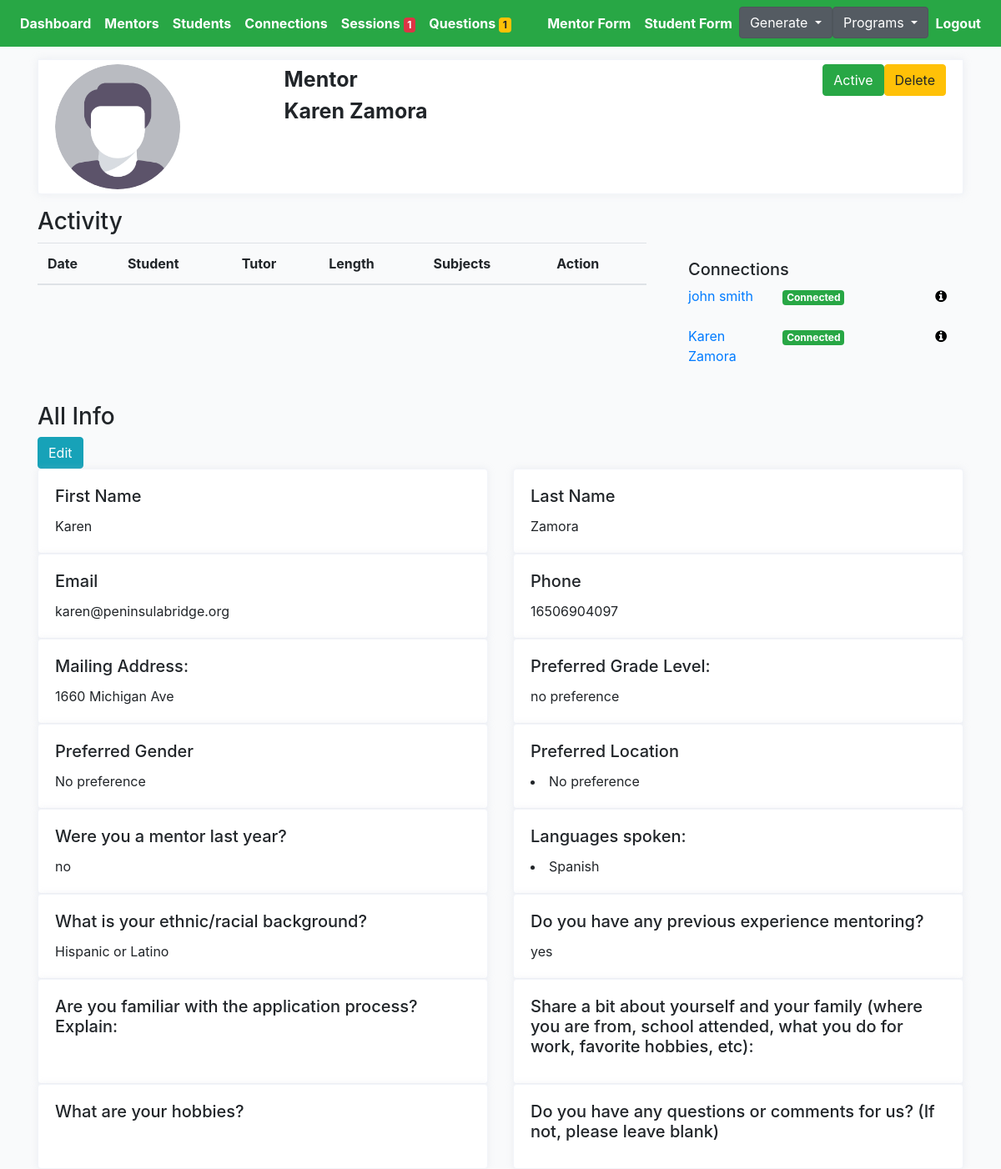
The page /choice/karen-zamora/mentor-profile-detail (signed in) on the database its author committed.
### cprofiles/models.py (models this page shows, shortened)
class Mentor(models.Model):
    avatar = models.ImageField(default='avatar.png', upload_to='avatars/')
    first_name = models.CharField(max_length=200, blank=True)
    last_name = models.CharField(max_length=200, blank=True)
    email = models.EmailField(max_length=200, blank=True)
    phone = models.CharField(max_length=200, blank=True)
    address = models.CharField(max_length=200, blank=True)
    prefer_grade = models.CharField(max_length=200, choices=MENTOR_GRADE_CHOICES)
    prefer_gender = models.CharField(max_length=200, choices=GENDER_CHOICES)
    prefer_location = models.ManyToManyField(Preferlocation, blank=True, related_name='prefer_location')
    mentor_last_year = models.CharField(null=True, blank=True, max_length=200, choices=YES_NO)
    language = models.ManyToManyField(Mentorlanguage, blank=True, related_name='mentor_language')
    experience = models.CharField(null=True, blank=True, max_length=200, choices=YES_NO)
    familiar = models.TextField(null=True, blank=True, max_length=1000)
    share = models.TextField(null=True, blank=True, max_length=1000)
    hobby = models.TextField(null=True, blank=True, max_length=1000)
    question = models.TextField(null=True, blank=True, max_length=1000)
    friends = models.ManyToManyField(Student, blank=True, related_name='mentors')
    updated = models.DateTimeField(auto_now=True)
    created = models.DateTimeField(auto_now_add=True)
    slug = models.SlugField(unique=True, blank=True)
    flag = models.BooleanField(default=False)
    ethnic = models.CharField(null=True, blank=True, max_length=200, choices=ETHNIC_CHOICES)
    status = models.CharField(null=True, blank=True, max_length=200, choices=PROFILE_STATUS, default='active')
    def get_languages(self):
        return self.language.all()
    def get_locations(self):
        return self.prefer_location.all()
    def get_mentor_connections(self):
        return self.mentor.filter()
    __initial_first_name = None
    __initial_last_name = None
    def __init__(self, *args, **kwargs):
        super().__init__(*args, **kwargs)
        self.__initial_first_name = self.first_name
        self.__initial_last_name = self.last_name

class Connection(models.Model):
    student = models.ForeignKey(Student, on_delete=models.CASCADE, related_name='student')
    mentor = models.ForeignKey(Mentor, on_delete=models.CASCADE, related_name='mentor')
    status = models.CharField(max_length=200, choices=STATUS_CHOICES)
    updated = models.DateTimeField(auto_now=True)
    created = models.DateTimeField(auto_now_add=True)
    flag = models.BooleanField(default=False)
    progress = models.CharField(max_length=200, blank=True, null=True, choices=PROGRESS_CHOICES)
    note = models.TextField(null=True, blank=True, max_length=1000)
    def get_absolute_url(self):
        return reverse("cprofiles:connection-profile-detail", kwargs={"pk": self.pk})

class Student(models.Model):
    avatar = models.ImageField(default='avatar.png', upload_to='avatars/')
    first_name = models.CharField(max_length=200, blank=True)
    last_name = models.CharField(max_length=200, blank=True)
    email = models.EmailField(max_length=200, blank=True)
    gender = models.CharField(max_length=200, choices=GENDER_CHOICES)
    grade = models.CharField(max_length=200, choices=GRADE_CHOICES)
    school = models.CharField(max_length=200, blank=True)
    language_preference = models.CharField(null=True, blank=True, max_length=200, choices=STUDENT_PREFER_LANGUAGE_CHOICES)
    parent1_first_name = models.CharField(max_length=200, blank=True)
    parent1_last_name = models.CharField(max_length=200, blank=True)
    parent1_phone = models.CharField(max_length=200, blank=True)
    parent1_email = models.EmailField(max_length=200, blank=True)
    academic_advisor = models.CharField(max_length=200, blank=True)
    academic_advisor_email = models.EmailField(max_length=200, blank=True)
    activity = models.TextField(null=True, blank=True, max_length=1000)
    ind_scl = models.TextField(null=True, blank=True, max_length=1000)
    dont_know = models.TextField(null=True, blank=True, max_length=1000)
    proud = models.TextField(null=True, blank=True, max_length=1000)
    learn = models.TextField(null=True, blank=True, max_length=1000)
    happy = models.TextField(null=True, blank=True, max_length=1000)
    hobby = models.TextField(null=True, blank=True, max_length=1000)
    int_ind_school = models.TextField(null=True, blank=True, max_length=1000)
    look_ind_school = models.TextField(null=True, blank=True, max_length=1000)
    strength = models.TextField(null=True, blank=True, max_length=1000)
    obstacle = models.TextField(null=True, blank=True, max_length=1000)
    child_strength = models.ManyToManyField(Childstrength, blank=True, related_name='child_strength')
    social_strength = models.ManyToManyField(Socialstrength, blank=True, related_name='social_strength')
    interview_language = models.CharField(null=True, blank=True, max_length=200, choices=LANGUAGE_CHOICES)
    question = models.TextField(null=True, blank=True, max_length=1000)
    updated = models.DateTimeField(auto_now=True)
    created = models.DateTimeField(auto_now_add=True)
    slug = models.SlugField(unique=True, blank=True)
    flag = models.BooleanField(default=False)
    note = models.TextField(null=True, blank=True, max_length=1000)
    question1 = models.CharField(null=True, blank=True, max_length=200, choices=QUESTION_CHOICES)
    answer1 = models.TextField(null=True, blank=True, max_length=1000)
    question2 = models.CharField(null=True, blank=True, max_length=200, choices=QUESTION_CHOICES)
    answer2 = models.TextField(null=True, blank=True, max_length=1000)
    status = models.CharField(null=True, blank=True, max_length=200, choices=PROFILE_STATUS, default='active')
    def get_absolute_url(self):
        return reverse("cprofiles:student-profiles-detail", kwargs={"slug": self.slug})
    __initial_first_name = None
    __initial_last_name = None
    def __init__(self, *args, **kwargs):
        super().__init__(*args, **kwargs)
        self.__initial_first_name = self.first_name
        self.__initial_last_name = self.last_name

class Preferlocation(models.Model):
    name = models.CharField(max_length=200, blank=True)
    def __str__(self):
        return self.name

class Mentorlanguage(models.Model):
    name = models.CharField(max_length=200, blank=True)
    def __str__(self):
        return self.name

### cprofiles/views.py (the view)
# urls.py: path('<slug>/mentor-profile-detail', MentorDetailView.as_view(), name='mentor-profiles-detail'),
@method_decorator(login_required, name='dispatch')
@method_decorator(allowed_users(allowed_roles=['choice', 'admin']), name='dispatch')
class MentorDetailView(DetailView):
    model = Mentor
    template_name = 'choice/mentor-detail.html'
    def get_object(self):
        slug = self.kwargs.get('slug')
        mentor = Mentor.objects.get(slug=slug)
        return mentor
    def get_context_data(self, **kwargs):
        context = super().get_context_data(**kwargs)
        slug = self.kwargs.get('slug')
        mentor = Mentor.objects.get(slug=slug)
        sessions = Session.objects.filter(submit_status=True).filter(connection__mentor=mentor)
        sessions_ = []
        for item in sessions:
            sessions_.append(item)
        context["sessions"] = sessions_
        return context

### templates/choice/mentor-detail.html (shortened to what this page needs)
{% extends 'cbase.html' %}
{% load static %}
{% block stylesheet %}{% static '/css/profile.css' %}{% endblock %}
{% block content %}
<div class="profile-page tx-13">
    <div class="row">
        <div class="col-12 grid-margin">
            <div class="profile-header">
                <div class="header-links">
                    <div class="container header">
                        <div class="row">
                            <div class="col-3 name-btn">
                                <img class="profile-pic" src="{{mentor.avatar.url}}" alt="profile">
                            </div>
                            <div class="col-3">
                                <div style="font-size:25px; font-weight:bold" class="profile-name">
                                    Mentor</div>
                                <div style="font-size:25px; font-weight:bold" class="profile-name">
                                    {{mentor.first_name}}
                                    {{mentor.last_name}}</div>
                            </div>
                           <div class="col-3">
                            </div>
                            <div class="col-3">
                                <a href="{% url 'cprofiles:mentor-profile-delete' mentor.id %}"><button type="submit" class="btn btn-warning pull-right">Delete</button></a>
                                <form action="{% url 'cprofiles:change-status-mentor' %}" method="POST" class='status-form' id='{{mentor.id}}'>
                                        <div class='status-button'>
                                        {% if mentor.status == 'active' %}
                                        <button type="submit" class="btn btn-success pull-right">Active</button>
                                        {% else %}
                                        <button type="submit" class="btn btn-danger pull-right">Deactivated</button>
                                        {% endif %}
                                        </div>
                                </form>
                            </div>
                        </div>
                    </div>
                </div>
            </div>
        </div>
    </div>
</div>
<h3>Activity</h3>
<div class="row">
    <div class="col-8 table-responsive-lg">
        <table class="table">
            <thead>
                <tr>
                    <th scope="col">Date</th>
                    <th scope="col">Student</th>
                    <th scope="col">Tutor</th>
                    <th scope="col">Length</th>
                    <th scope="col">Subjects</th>
                    <th scope="col">Action</th>
                </tr>
            </thead>
        </table>
    </div>
    <div class="col-4">
        <div class="card-body">
            <h5>Connections</h5>
            {% for connection in mentor.get_mentor_connections %}
            <div class="row">
                <div class="col"><a href="{{connection.student.get_absolute_url}}">{{connection.student.first_name}}
                        {{connection.student.last_name}}</a></div>
                {% if connection.status == 'connected' %}
                <div class="col"><span class="badge badge-success">Connected</div>
                {% elif connection.status == 'disconnected' %}
                <div class="col"><span class="badge badge-danger">Disconnected</div>
                {% elif connection.status == 'inactive' %}
                <div class="col"><span class="badge badge-warning">Inactive</div>
                {% endif %}
                <div class="col" style="text-align: right;"><a href="{{connection.get_absolute_url}}"><i
                            class="fa fa-info-circle" style="color:black"></i></a></div>
            </div>
            {% endfor %}
        </div>
    </div>
</div>
<h3>All Info</h3>
<a href="{% url 'cprofiles:mentor-update-profile' mentor.slug %}"><button type="submit"
        class="btn btn-info">Edit</button></a>
<div class="row">
    <div class="col-sm-6">
        <div class="card h-100">
            <div class="card-body">
                <h5 class="card-title">First Name</h5>
                <p class="card-text">{{mentor.first_name}}</p>
            </div>
        </div>
    </div>
    <div class="col-sm-6">
        <div class="card h-100">
            <div class="card-body">
                <h5 class="card-title">Last Name</h5>
                <p class="card-text">{{mentor.last_name}}</p>
            </div>
        </div>
    </div>
</div>
<div class="row">
    <div class="col-sm-6">
        <div class="card h-100">
            <div class="card-body">
                <h5 class="card-title">Email</h5>
                <p class="card-text">{{mentor.email}}</p>
            </div>
        </div>
    </div>
    <div class="col-sm-6">
        <div class="card h-100">
            <div class="card-body">
                <h5 class="card-title">Phone</h5>
                <p class="card-text">{{mentor.phone}}</p>
            </div>
        </div>
    </div>
</div>
<div class="row">
    <div class="col-sm-6">
        <div class="card h-100">
            <div class="card-body">
                <h5 class="card-title">Mailing Address:</h5>
                <p class="card-text">{{mentor.address}}</p>
            </div>
        </div>
    </div>
    <div class="col-sm-6">
        <div class="card h-100">
            <div class="card-body">
                <h5 class="card-title">Preferred Grade Level:</h5>
                <p class="card-text">{{mentor.prefer_grade}}</p>
            </div>
        </div>
    </div>
</div>
<div class="row">
    <div class="col-sm-6">
        <div class="card h-100">
            <div class="card-body">
                <h5 class="card-title">Preferred Gender</h5>
                <p class="card-text">{{mentor.prefer_gender}}</p>
            </div>
        </div>
    </div>
    <div class="col-sm-6">
        <div class="card h-100">
            <div class="card-body">
                <h5 class="card-title">Preferred Location</h5>
                {% for location in mentor.get_locations %}
                <li>{{location}}</li>
                {% endfor %}
            </div>
        </div>
    </div>
</div>
<div class="row">
    <div class="col-sm-6">
        <div class="card h-100">
            <div class="card-body">
                <h5 class="card-title">Were you a mentor last year?</h5>
                <p class="card-text">{{mentor.mentor_last_year}}</p>
            </div>
        </div>
    </div>
    <div class="col-sm-6">
        <div class="card h-100">
            <div class="card-body">
                <h5 class="card-title">Languages spoken:</h5>
                {% for language in mentor.get_languages %}
                <li>{{language}}</li>
                {% endfor %}
            </div>
        </div>
    </div>
</div>
<div class="row">
    <div class="col-sm-6">
        <div class="card h-100">
            <div class="card-body">
                <h5 class="card-title">What is your ethnic/racial background?</h5>
                <p class="card-text">{{mentor.ethnic}}</p>
            </div>
        </div>
    </div>
    <div class="col-sm-6">
        <div class="card h-100">
            <div class="card-body">
                <h5 class="card-title">Do you have any previous experience mentoring?</h5>
                <p class="card-text">{{mentor.experience}}</p>
            </div>
        </div>
    </div>
</div>
<div class="row">
    <div class="col-sm-6">
        <div class="card h-100">
            <div class="card-body">
                <h5 class="card-title">Are you familiar with the application process? Explain:</h5>
            </div>
        </div>
    </div>
    <div class="col-sm-6">
        <div class="card h-100">
            <div class="card-body">
                <h5 class="card-title">Share a bit about yourself and your family (where you are from, school attended, what you do for work, favorite hobbies, etc):</h5>
            </div>
        </div>
    </div>
</div>
<div class="row">
    <div class="col-sm-6">
        <div class="card h-100">
            <div class="card-body">
                <h5 class="card-title">What are your hobbies?</h5>
            </div>
        </div>
    </div>
    <div class="col-sm-6">
        <div class="card h-100">
            <div class="card-body">
                <h5 class="card-title">Do you have any questions or comments for us? (If not, please leave blank)</h5>
            </div>
        </div>
    </div>
</div>
{% endblock content %}

### rows shown on the page
Mentor: avatar (placeholder picture), first_name "Karen", last_name "Zamora", email "karen@peninsulabridge.org", phone "16506904097", address "1660 Michigan Ave", prefer_grade "no preference", prefer_gender "No preference", mentor_last_year "no", ethnic "Hispanic or Latino", experience "yes"
Connection: student.first_name "john", student.last_name "smith", status "Connected"
Connection: student.first_name "Karen", student.last_name "Zamora", status "Connected"
Preferlocation: name "No preference"
Mentorlanguage: name "Spanish"

### other values the page prints
{{ choice_session_flag_num }} "1"
{{ choice_unanswered_question_num }} "1"
